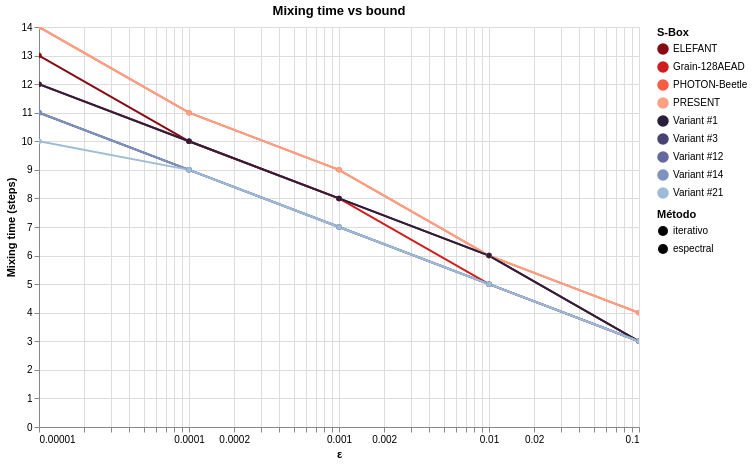

The code cell stored with this chart in its notebook:
### Code cell
chart_mix = compare_mixing_times_altair(
    specs,
    epsilons=[10**(-i) for i in range(1,6)],
    max_steps=10000,
    log_scale=True,
)
chart_mix

### Figure 1 — Vega-Lite specification as saved in the notebook (floating-point values rounded to 4 significant figures)
{"config": {"view": {"continuousWidth": 300, "continuousHeight": 300}}, "data": {"name": "data-6ea24d0678cf33c1672dddf9fb8329b7"}, "mark": {"type": "line", "point": true}, "encoding": {"color": {"field": "S-Box", "legend": {"title": "S-Box"}, "scale": {"domain": ["ELEFANT", "Grain-128AEAD", "PHOTON-Beetle", "PRESENT", "Variant #1", "Variant #3", "Variant #12", "Variant #14", "Variant #21"], "range": ["#880811", "#d01d1f", "#f85d42", "#fca082", "#2b1f3e", "#494373", "#636a9f", "#7d92bf", "#9ebbd7"]}, "type": "nominal"}, "strokeDash": {"field": "Método", "legend": {"title": "Método"}, "scale": {"domain": ["iterativo", "espectral"], "range": [[], [4, 4]]}, "type": "nominal"}, "tooltip": [{"field": "S-Box", "type": "nominal"}, {"field": "Método", "type": "nominal"}, {"field": "ε", "type": "quantitative"}, {"field": "Mixing time", "type": "quantitative"}], "x": {"field": "ε", "scale": {"type": "log"}, "title": "ε", "type": "quantitative"}, "y": {"field": "Mixing time", "title": "Mixing time (steps)", "type": "quantitative"}}, "height": 400, "params": [{"name": "param_11", "select": {"type": "interval", "encodings": ["x", "y"]}, "bind": "scales"}], "title": "Mixing time vs bound", "width": 600, "$schema": "https://vega.github.io/schema/vega-lite/v5.20.1.json", "datasets": {"data-6ea24d0678cf33c1672dddf9fb8329b7": [{"ε": 0.1, "S-Box": "ELEFANT", "Método": "iterative", "Mixing time": 3}, {"ε": 0.01, "S-Box": "ELEFANT", "Método": "iterative", "Mixing time": 6}, {"ε": 0.001, "S-Box": "ELEFANT", "Método": "iterative", "Mixing time": 8}, {"ε": 0.0001, "S-Box": "ELEFANT", "Método": "iterative", "Mixing time": 10}, {"ε": 1e-05, "S-Box": "ELEFANT", "Método": "iterative", "Mixing time": 13}, {"ε": 0.1, "S-Box": "Grain-128AEAD", "Método": "iterative", "Mixing time": 3}, {"ε": 0.01, "S-Box": "Grain-128AEAD", "Método": "iterative", "Mixing time": 5}, {"ε": 0.001, "S-Box": "Grain-128AEAD", "Método": "iterative", "Mixing time": 8}, {"ε": 0.0001, "S-Box": "Grain-128AEAD", "Método": "iterative", "Mixing time": 10}, {"ε": 1e-05, "S-Box": "Grain-128AEAD", "Método": "iterative", "Mixing time": 12}, {"ε": 0.1, "S-Box": "PHOTON-Beetle", "Método": "iterative", "Mixing time": 4}, {"ε": 0.01, "S-Box": "PHOTON-Beetle", "Método": "iterative", "Mixing time": 6}, {"ε": 0.001, "S-Box": "PHOTON-Beetle", "Método": "iterative", "Mixing time": 9}, {"ε": 0.0001, "S-Box": "PHOTON-Beetle", "Método": "iterative", "Mixing time": 11}, {"ε": 1e-05, "S-Box": "PHOTON-Beetle", "Método": "iterative", "Mixing time": 14}, {"ε": 0.1, "S-Box": "PRESENT", "Método": "iterative", "Mixing time": 4}, {"ε": 0.01, "S-Box": "PRESENT", "Método": "iterative", "Mixing time": 6}, {"ε": 0.001, "S-Box": "PRESENT", "Método": "iterative", "Mixing time": 9}, {"ε": 0.0001, "S-Box": "PRESENT", "Método": "iterative", "Mixing time": 11}, {"ε": 1e-05, "S-Box": "PRESENT", "Método": "iterative", "Mixing time": 14}, {"ε": 0.1, "S-Box": "Variant #1", "Método": "iterative", "Mixing time": 3}, {"ε": 0.01, "S-Box": "Variant #1", "Método": "iterative", "Mixing time": 6}, {"ε": 0.001, "S-Box": "Variant #1", "Método": "iterative", "Mixing time": 8}, {"ε": 0.0001, "S-Box": "Variant #1", "Método": "iterative", "Mixing time": 10}, {"ε": 1e-05, "S-Box": "Variant #1", "Método": "iterative", "Mixing time": 12}, {"ε": 0.1, "S-Box": "Variant #3", "Método": "iterative", "Mixing time": 3}, {"ε": 0.01, "S-Box": "Variant #3", "Método": "iterative", "Mixing time": 5}, {"ε": 0.001, "S-Box": "Variant #3", "Método": "iterative", "Mixing time": 7}, {"ε": 0.0001, "S-Box": "Variant #3", "Método": "iterative", "Mixing time": 9}, {"ε": 1e-05, "S-Box": "Variant #3", "Método": "iterative", "Mixing time": 11}, {"ε": 0.1, "S-Box": "Variant #12", "Método": "iterative", "Mixing time": 3}, {"ε": 0.01, "S-Box": "Variant #12", "Método": "iterative", "Mixing time": 5}, {"ε": 0.001, "S-Box": "Variant #12", "Método": "iterative", "Mixing time": 7}, {"ε": 0.0001, "S-Box": "Variant #12", "Método": "iterative", "Mixing time": 9}, {"ε": 1e-05, "S-Box": "Variant #12", "Método": "iterative", "Mixing time": 11}, {"ε": 0.1, "S-Box": "Variant #14", "Método": "iterative", "Mixing time": 3}, {"ε": 0.01, "S-Box": "Variant #14", "Método": "iterative", "Mixing time": 5}, {"ε": 0.001, "S-Box": "Variant #14", "Método": "iterative", "Mixing time": 7}, {"ε": 0.0001, "S-Box": "Variant #14", "Método": "iterative", "Mixing time": 9}, {"ε": 1e-05, "S-Box": "Variant #14", "Método": "iterative", "Mixing time": 11}, {"ε": 0.1, "S-Box": "Variant #21", "Método": "iterative", "Mixing time": 3}, {"ε": 0.01, "S-Box": "Variant #21", "Método": "iterative", "Mixing time": 5}, {"ε": 0.001, "S-Box": "Variant #21", "Método": "iterative", "Mixing time": 7}, {"ε": 0.0001, "S-Box": "Variant #21", "Método": "iterative", "Mixing time": 9}, {"ε": 1e-05, "S-Box": "Variant #21", "Método": "iterative", "Mixing time": 10}]}}
